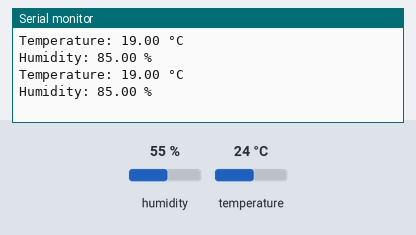
Bench run of a sketch on a simulated Arduino Uno, built with avr-gcc and run on an emulated ATmega328P. Shown: the last lines printed to the serial monitor. The inputs (shaded band) are chosen by the test bench; at power-on: humidity 55 %, temperature 24 °C.

Above: at 10.8 s.
10.9 s: humidity set to 22 %
At 20.7 s:
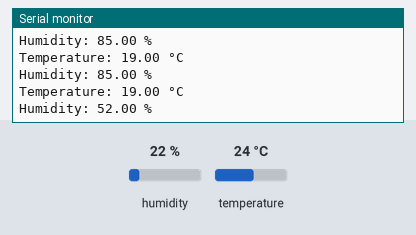
20.9 s: temperature set to 12 °C
At 30.5 s:
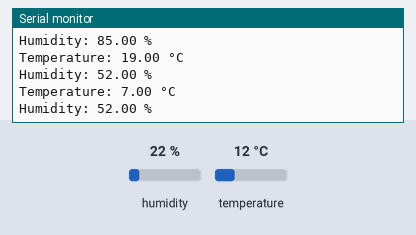
30.9 s: humidity set to 40 %
At 41.5 s:
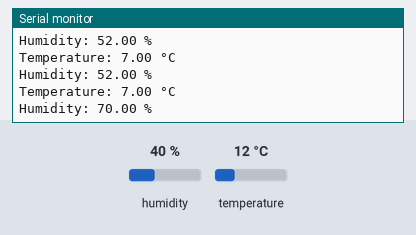
Timing chart, 0 to 43.0 s (numbered marks = the images above; inputs shaded):
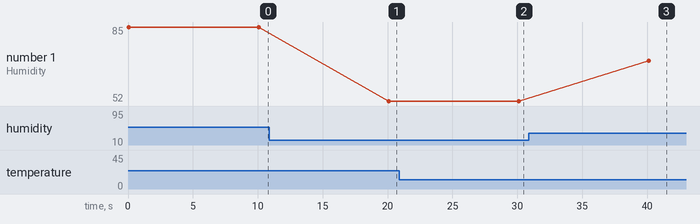

The sketch:

tempSensorTest.ino
```cpp
#include <DHT.h>

// DHT Sensor setup
#define DHTPIN 4    // Pin connected to the DHT sensor
#define DHTTYPE DHT11 // Define the type of DHT sensor (DHT11)

DHT dht(DHTPIN, DHTTYPE); // Initialize the DHT sensor

void setup() {
  // Start the serial communication
  Serial.begin(9600);

  // Initialize the DHT sensor
  dht.begin();
}

void loop() {
  // Read temperature and humidity from the DHT sensor
  float temperature = dht.readTemperature(); // Temperature in Celsius
  float humidity = dht.readHumidity(); // Humidity in percentage

  // Check if the readings are valid
  if (isnan(temperature) || isnan(humidity)) {
    Serial.println("Failed to read from DHT sensor!");
    return;
  }

  // Print the temperature and humidity to the Serial Monitor
  Serial.print("Temperature: ");
  Serial.print(temperature-5);
  Serial.println(" °C");

  Serial.print("Humidity: ");
  Serial.print(humidity+30);
  Serial.println(" %");

  // Wait for 2 seconds before taking another reading
  delay(10000);
}
```

Measured:
- after the input at 10.9 s, the serial monitor: prints a new line after 9.2 s (image 1)
- after the input at 20.9 s, the serial monitor: prints a new line after 9.2 s (image 2)
- after the input at 30.9 s, the serial monitor: prints a new line after 9.2 s (image 3)
- plotted number 1: 85 → 52 after the input at 10.9 s, 52 → 70 after the input at 30.9 s
